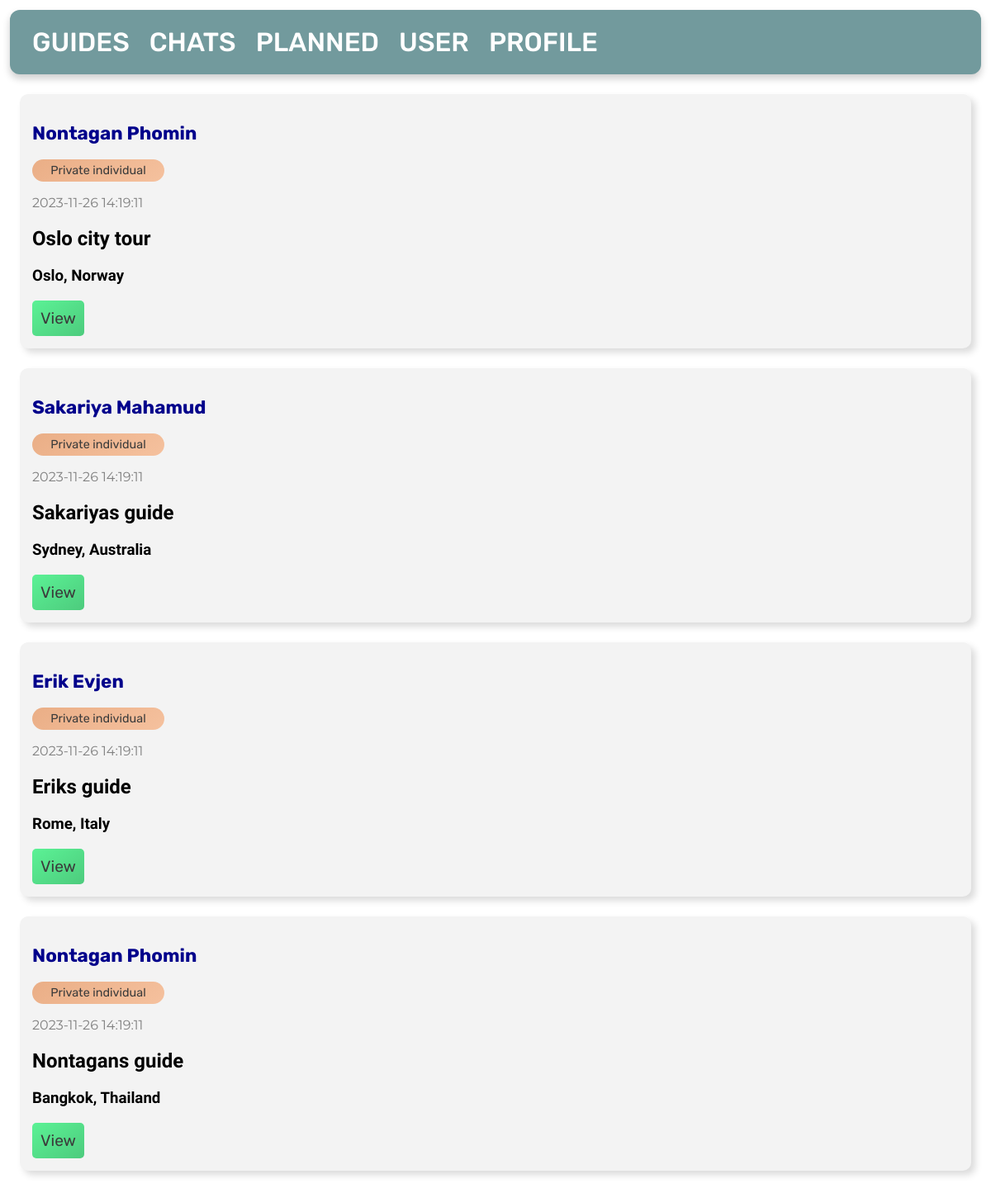
Before: / with the older database file.
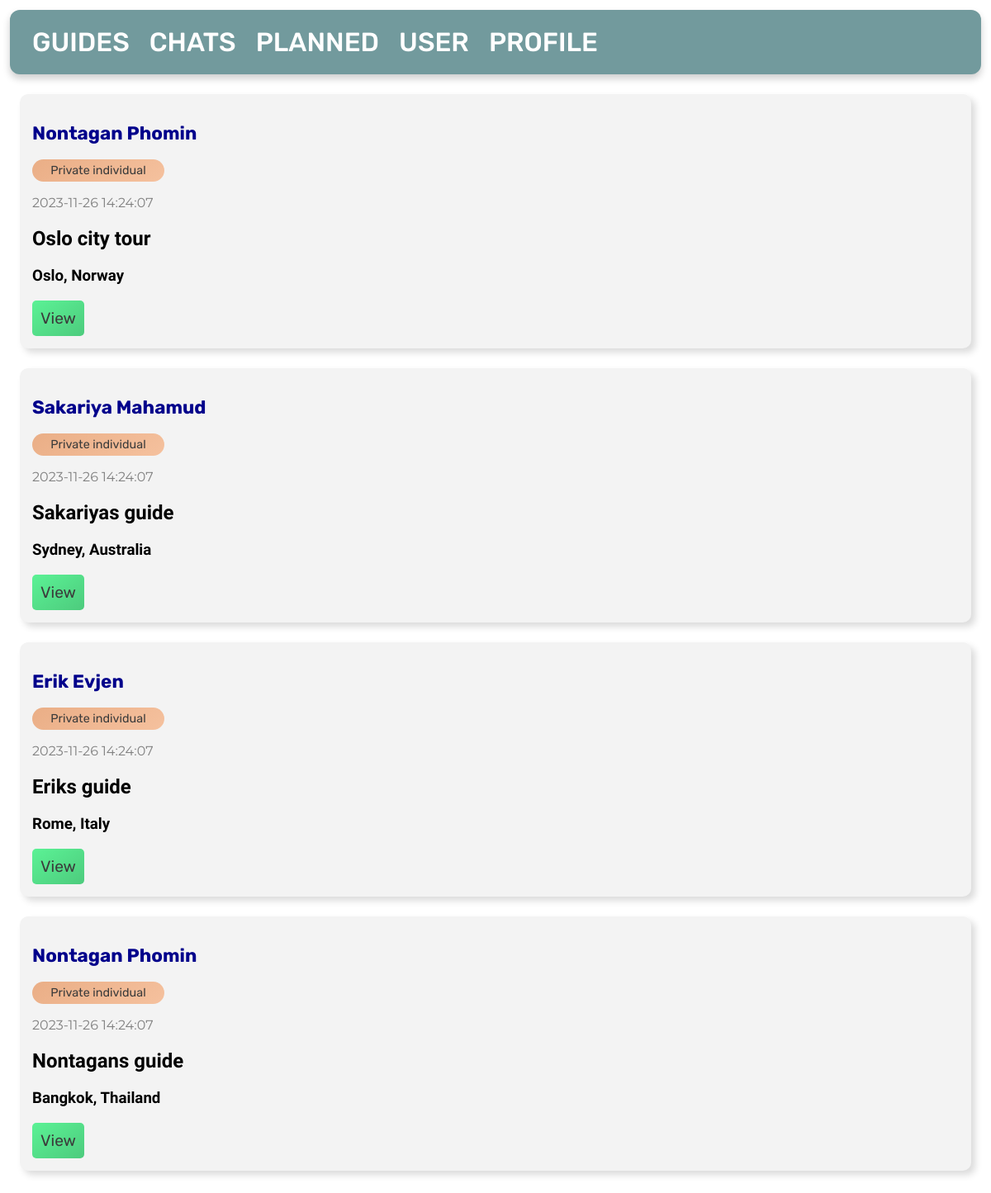
After: the same page with the newer database file.
### tables this page shows
CREATE TABLE posts
(
    id       INTEGER PRIMARY KEY AUTOINCREMENT,
    byUser   INTEGER,
    created  TIMESTAMP NOT NULL DEFAULT CURRENT_TIMESTAMP,
    title    TEXT      NOT NULL,
    content  TEXT      NOT NULL,
    country  TEXT      NOT NULL,
    city     TEXT      NOT NULL,
    language TEXT,
    price    INTEGER   NOT NULL,
    type     TEXT,
    FOREIGN KEY (byUser) REFERENCES user (id)
);

CREATE TABLE user
(
    id        INTEGER PRIMARY KEY AUTOINCREMENT,
    firstname TEXT NOT NULL,
    lastname  TEXT NOT NULL,
    age       INTEGER,
    country   TEXT
);

### app.py (the view)
@app.route('/')
def index():
    global user_id
    db = get_db_connection()
    posts = db.execute('SELECT * FROM posts, user WHERE NOT byUser = ? AND user.id = byUser ORDER BY posts.id DESC',
                       (user_id,)).fetchall()
    db.close()
    return render_template('index.html', posts=posts)

### app.py (called while the page is built)
def get_db_connection():
    db = sqlite3.connect('database.db')
    db.row_factory = sqlite3.Row
    return db

### templates/index.html
{% extends 'base.html' %}
{% block content %}
    {% for post in posts %}
        <div class='post'>
            <h3>
                <a id="profile"
                   href="{{ url_for('viewProfile', id=post['id'], u=post['byUser']) }}">{{ post['firstname'] }} {{ post['lastname'] }}</a>
            </h3>
            <p id="type">{{ post['type'] }}</p>
            <p id="date">{{ post['created'] }}</p>
            <h2>{{ post['title'] }}</h2>
            <h3>{{ post['city'] }}, {{ post['country'] }}</h3>
            <a href="{{ url_for('view', id=post['id']) }}">View</a>
        </div>
    {% endfor %}
{% endblock %}

Changed rows visible on the page:
changed posts "Oslo city tour": created "2023-11-26 14:19:11" → "2023-11-26 14:24:07"
changed posts "Sakariyas guide": created "2023-11-26 14:19:11" → "2023-11-26 14:24:07"
changed posts "Eriks guide": created "2023-11-26 14:19:11" → "2023-11-26 14:24:07"
changed posts "Nontagans guide": created "2023-11-26 14:19:11" → "2023-11-26 14:24:07"
